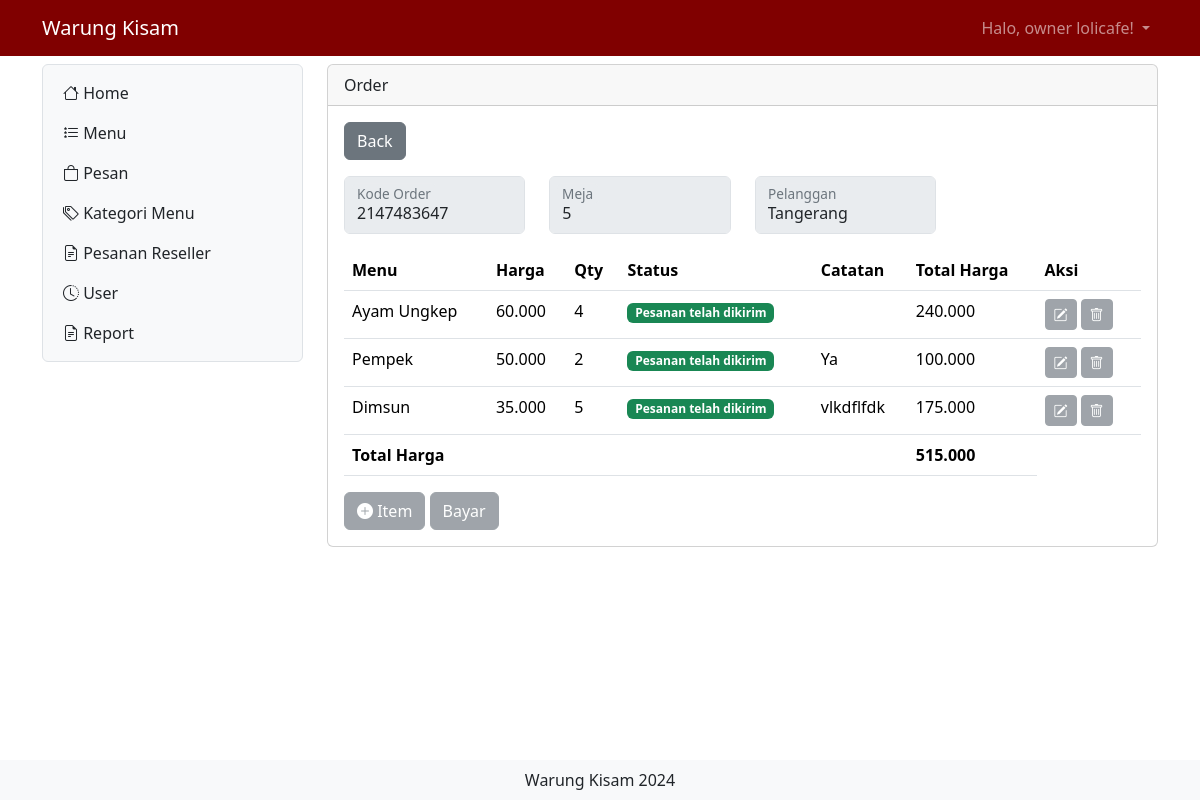
/home.php?x=itempesan&order=2147483647&meja=5&pelanggan=Tangerang (signed in), run on the app's committed database.
### tables this page shows
CREATE TABLE `user` (
  `id` int(11) NOT NULL,
  `nama` varchar(255) NOT NULL,
  `username` varchar(255) NOT NULL,
  `level` int(1) DEFAULT NULL,
  `no_hp` varchar(255) NOT NULL,
  `alamat` varchar(255) NOT NULL,
  `password` varchar(50) NOT NULL
);

CREATE TABLE `list_pesan` (
  `id_list_order` int(11) NOT NULL,
  `menu` int(11) DEFAULT NULL,
  `kode_order` int(30) DEFAULT NULL,
  `jumlah` int(11) DEFAULT NULL,
  `catatan` varchar(255) DEFAULT NULL,
  `status` varchar(30) DEFAULT NULL
);

CREATE TABLE `daftar_menu` (
  `id_menu` int(11) NOT NULL,
  `foto` varchar(255) NOT NULL,
  `nama_menu` varchar(255) NOT NULL,
  `keterangan` varchar(255) NOT NULL,
  `kategori` int(2) NOT NULL,
  `harga` varchar(255) NOT NULL,
  `stok` varchar(255) NOT NULL
);

### itempesan.php (the view, shortened to what the rows shown need)
<?php
include "proses/connect.php";
$query = mysqli_query($conn, "SELECT *, SUM(harga*jumlah) AS jumlah_harga FROM list_pesan
 LEFT JOIN pesan ON pesan.id_order = list_pesan.kode_order
 LEFT JOIN daftar_menu ON daftar_menu.id_menu = list_pesan.menu
 LEFT JOIN pembayaran ON pembayaran.id_pembayaran = pesan.id_order
 GROUP BY id_list_order
 HAVING list_pesan.kode_order = $_GET[order]");
while ($record = mysqli_fetch_array($query)) {
    $result[] = $record;
}
?>
<div class="col-lg-9 mt-2">
    <div class="card">
        <div class="card-body">
            <?php
            if (empty($result)) {
                echo "Data Menu tidak ada/belum diisi";
            } else {
                    ?>
                <div class="table-responsive">
                    <table class="table table-hover">
                        <thead>
                            <tr class="text-nowrap">
                                <th scope="col">Menu</th>
                                <th scope="col">Harga</th>
                                <th scope="col">Qty</th>
                                <th scope="col">Status</th>
                                <th scope="col">Catatan</th>
                                <th scope="col">Total Harga</th>
                                <th scope="col">Aksi</th>
                            </tr>
                        </thead>
                        <tbody>
                            <?php
                            foreach ($result as $row) {
                                ?>
                                <tr>
                                    <td>
                                        <?php echo $row['nama_menu'] ?>
                                    </td>
                                    <td>
                                        <?php echo number_format($row['harga'], 0, ',', '.'); ?>
                                    </td>
                                    <td>
                                        <?php echo $row['jumlah'] ?>
                                    </td>
                                    <td>
                                        <?php if($row['status']==1){
                                            echo "<span class='badge text-bg-primary'>Pesanan diproses</span>";
                                        } elseif($row['status']==2){
                                            echo "<span class='badge text-bg-success'>Pesanan telah dikirim</span>";
                                        }
                                        ?>
                                    </td>
                                    <td>
                                        <?php echo $row['catatan'] ?>
                                    </td>
                                    <td>
                                        <?php echo number_format($row['jumlah_harga'], 0, ',', '.'); ?>
                                    </td>
                                    <td>
                                        <div class="d-flex">
                                            <button class="<?php echo (!empty($row['id_pembayaran'])) ? "btn btn-secondary  btn-sm me-1 disabled" : "btn btn-warning btn-sm me-1" ;?>" data-bs-toggle="modal"
                                                data-bs-target="#ModalUpdate<?php echo $row['id_list_order'] ?>"><i
                                                    class="bi bi-pencil-square"></i></button>
                                            <button class="<?php echo (!empty($row['id_pembayaran'])) ? "btn btn-secondary  btn-sm me-1 disabled" : "btn btn-danger btn-sm me-1" ;?>" data-bs-toggle="modal"
                                                data-bs-target="#ModalDelete<?php echo $row['id_list_order'] ?>"><i
                                                    class="bi bi-trash"></i></button>
                                        </div>
                                    </td>
                                </tr>
                                <?php
                            }
                            ?>
                        </tbody>
                    </table>
                    <?php
            }
            ?>
            </div>
        </div>
    </div>
</div>

### header.php (shortened to what the rows shown need)
<?php
include "proses/connect.php";
$query = mysqli_query($conn, "SELECT * FROM user WHERE username='$_SESSION[username_warungkisam]'");
?>
<nav class="navbar navbar-dark navbar-expand" style="background-color: maroon">
    <div class="container-lg">
        <div class="collapse navbar-collapse justify-content-end" id="navbarNavDropdown">
            <ul class="navbar-nav">
                <li class="nav-item dropdown">
                    <a class="nav-link dropdown-toggle" href="#" role="button" data-bs-toggle="dropdown"
                        aria-expanded="false">
                        Halo,
                        <?php echo $hasil['nama']; ?>!
                    </a>
                </li>
            </ul>
        </div>
    </div>
</nav>

### data on the page
user: nama "owner lolicafe"
list_pesan: menu.nama_menu "Ayam Ungkep", menu.harga "60.000", jumlah "4", status "Pesanan telah dikirim", jumlah_harga "240.000"
list_pesan: menu.nama_menu "Pempek", menu.harga "50.000", jumlah "2", status "Pesanan telah dikirim", catatan "Ya", jumlah_harga "100.000"
list_pesan: menu.nama_menu "Dimsun", menu.harga "35.000", jumlah "5", status "Pesanan telah dikirim", catatan "vlkdflfdk", jumlah_harga "175.000"

### other printed values
$total "515.000"
